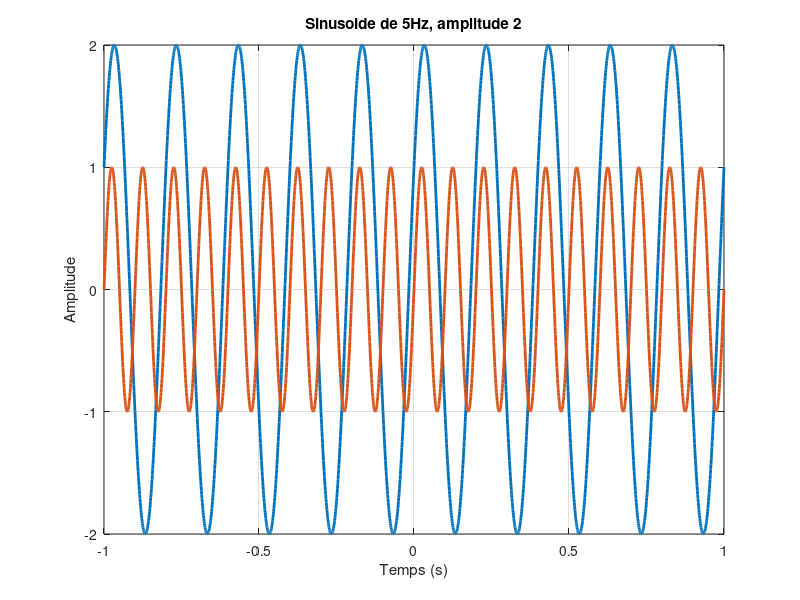

Recreate this plot in MATLAB.
clear; close all; clc;

t = -1: 0.001: 1;
A= 2; f0= 5; phi= pi/6;
x= A*sin(2*pi*f0*t + phi);

figure('Color', 'W');
plot(t,x, 'LineWidth', 2); grid on;
xlabel('Temps (s)');ylabel('Amplitude');
title ('Sinusoide de 5Hz, amplitude 2')

hold on;

A= 1; f0= 10; phi= 0;
x= A*sin(2*pi*f0*t + phi);
plot(t,x, 'LineWidth', 2); grid on;
